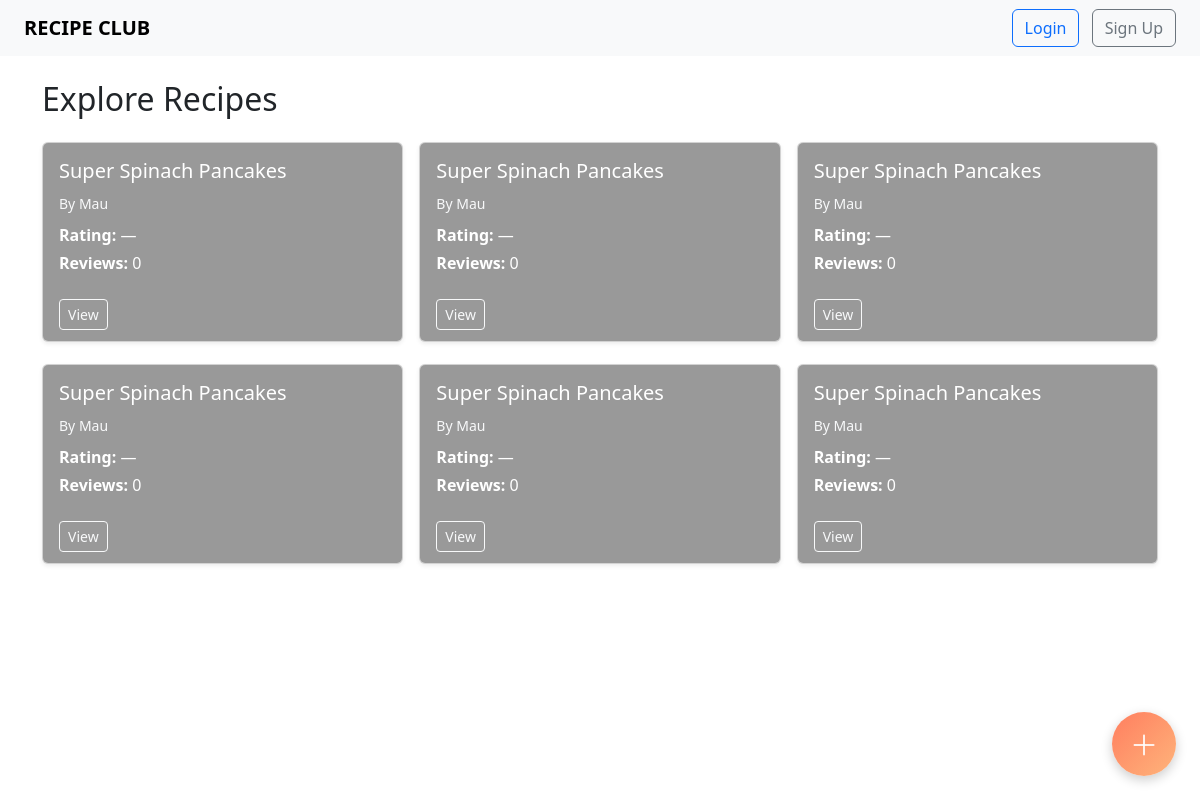
Before: / with the older database file.
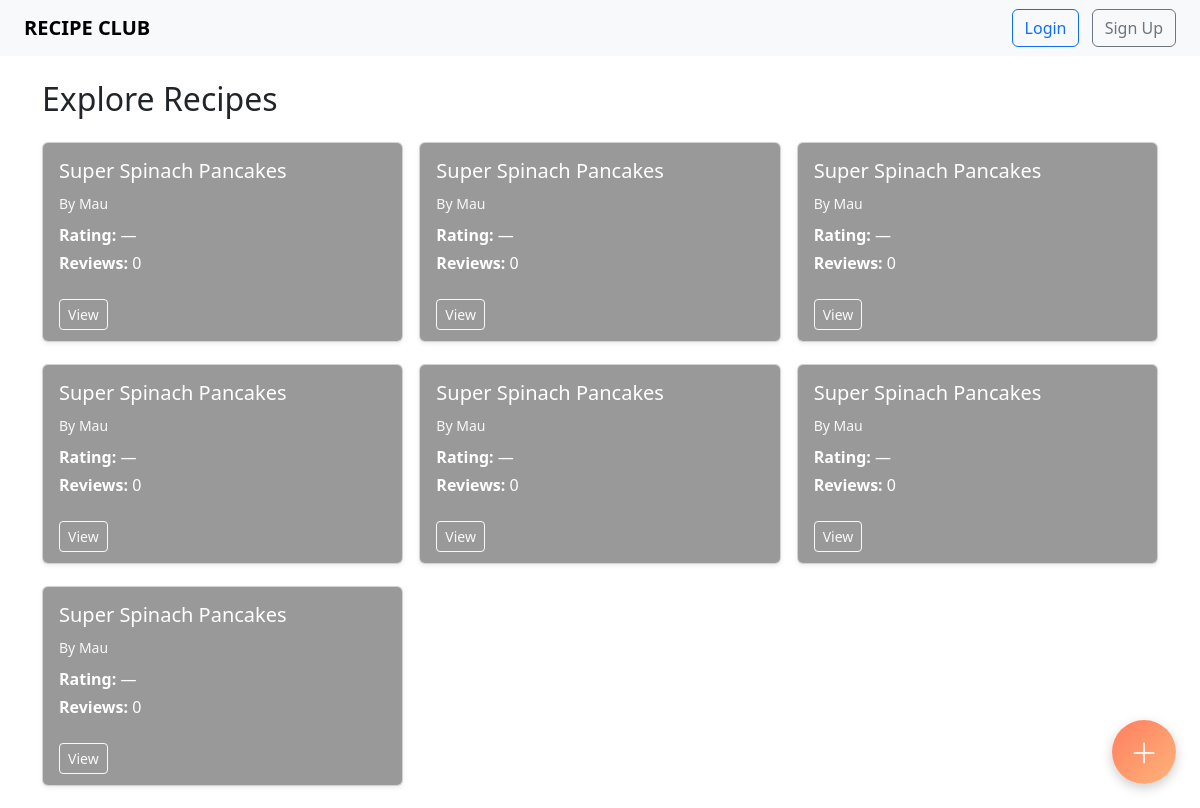
After: the same page with the newer database file.
### models.py (models this page shows)
class Recipe(db.Model):
    __tablename__ = 'recipe'
    id           = db.Column(db.Integer,   primary_key=True)
    title        = db.Column(db.String(120), nullable=False)
    ingredients  = db.Column(db.Text,      nullable=False)
    instructions = db.Column(db.Text,      nullable=False)
    is_public    = db.Column(db.Boolean,   default=True)
    user_id      = db.Column(db.Integer,   db.ForeignKey("user.id"), nullable=False)
    image        = db.Column(db.String(512), nullable=True)
    user         = db.relationship(lambda: User, back_populates="recipes")
    favorited_by = db.relationship(
        lambda: User,
        secondary=favorites,
        back_populates="favorites",
        lazy='dynamic'
    )
    ratings      = db.relationship(lambda: Rating, back_populates="recipe", lazy=True)
    @property
    def average_rating(self):
        if not self.ratings:
            return None
        return round(sum(r.score for r in self.ratings) / len(self.ratings), 1)

class User(UserMixin, db.Model):
    __tablename__ = 'user'
    id           = db.Column(db.Integer,   primary_key=True)
    username     = db.Column(db.String(80), unique=True, nullable=False)
    email        = db.Column(db.String(120),unique=True, nullable=False)
    password     = db.Column(db.String(200), nullable=False)
    is_verified  = db.Column(db.Boolean,    default=False)
    recipes      = db.relationship(lambda: Recipe, back_populates="user", lazy=True)
    favorites    = db.relationship(
        lambda: Recipe,
        secondary=favorites,
        back_populates="favorited_by",
        lazy='dynamic'
    )
    ratings      = db.relationship(lambda: Rating, back_populates="user", lazy=True)

### app.py (the view)
@app.route("/")
def home():
    public_recipes = Recipe.query.filter_by(is_public=True).all()
    return render_template("recipes.html", recipes=public_recipes)

### templates/recipes.html (shortened to what this page needs)
<!DOCTYPE html>
<html lang="en">
<head>
  <link href="https://cdn.jsdelivr.net/npm/bootstrap@5.3.0/dist/css/bootstrap.min.css"
        rel="stylesheet">
  <link href="https://cdn.jsdelivr.net/npm/bootstrap-icons@1.10.5/font/bootstrap-icons.css"
        rel="stylesheet">
</head>
<body>
  <nav class="navbar navbar-light bg-light px-4">
    <a class="navbar-brand text-uppercase fw-bold" href="{{ url_for('home') }}">
      RECIPE CLUB
    </a>
    <div>
      {% if current_user.is_authenticated %}
        <a href="{{ url_for('profile') }}" class="btn btn-outline-primary me-2">
          My Profile
        </a>
        <a href="{{ url_for('logout') }}" class="btn btn-outline-danger">
          Logout
        </a>
      {% else %}
        <a href="{{ url_for('login') }}" class="btn btn-outline-primary me-2">
          Login
        </a>
        <a href="{{ url_for('register') }}" class="btn btn-outline-secondary">
          Sign Up
        </a>
      {% endif %}
    </div>
  </nav>
  <div class="container mt-4">
    <h2 class="mb-4">Explore Recipes</h2>
    <div class="masonry">
      {% for recipe in recipes %}
        <div class="card recipe-card shadow-sm"
             style="background-image: url('{{ recipe.image or
               'https://source.unsplash.com/400x200/?food,' ~ recipe.title }}');">
          <div class="card-body">
            <h5>{{ recipe.title }}</h5>
            <small class="text-light">By {{ recipe.user.username }}</small>
            <p class="mt-2 mb-1">
              <strong>Rating:</strong> {{ recipe.average_rating or '—' }}
            </p>
            <p><strong>Reviews:</strong> {{ recipe.ratings|length }}</p>
            <a href="{{ url_for('view_recipe', recipe_id=recipe.id) }}"
               class="btn btn-sm btn-outline-light mt-2">View</a>
          </div>
        </div>
      {% else %}
        <p>No recipes found yet!</p>
      {% endfor %}
    </div>
  </div>
  <div class="fab" data-bs-toggle="modal" data-bs-target="#addModal">
    <i class="bi bi-plus-lg"></i>
  </div>
</body>
</html>

### templates/recipes.html (style rules this page uses)
.masonry { column-count: 3; column-gap: 1rem; }
.recipe-card { position: relative; display: inline-block; width: 100%; height: 200px; margin-bottom: 1rem; break-inside: avoid; border-radius: 6px; background-size: cover; background-position: center; box-shadow: 0 4px 12px rgba(0,0,0,0.05); color: white; overflow: hidden; }
.recipe-card::before { content: ""; position: absolute; top: 0; left: 0; right: 0; bottom: 0; background: rgba(0,0,0,0.4); }
.recipe-card .card-body { position: relative; z-index: 1; background: transparent; }
.fab { position: fixed; bottom: 1.5rem; right: 1.5rem; width: 4rem; height: 4rem; border-radius: 50%; background: linear-gradient(135deg, #ff7e5f, #feb47b); color: white; font-size: 1.75rem; display: flex; align-items: center; justify-content: center; box-shadow: 0 4px 12px rgba(0,0,0,0.2); cursor: pointer; z-index: 1050; }

Changed rows visible on the page:
added Recipe: title "Super Spinach Pancakes", user.username "Mau", average_rating "—", ratings|length "0"
